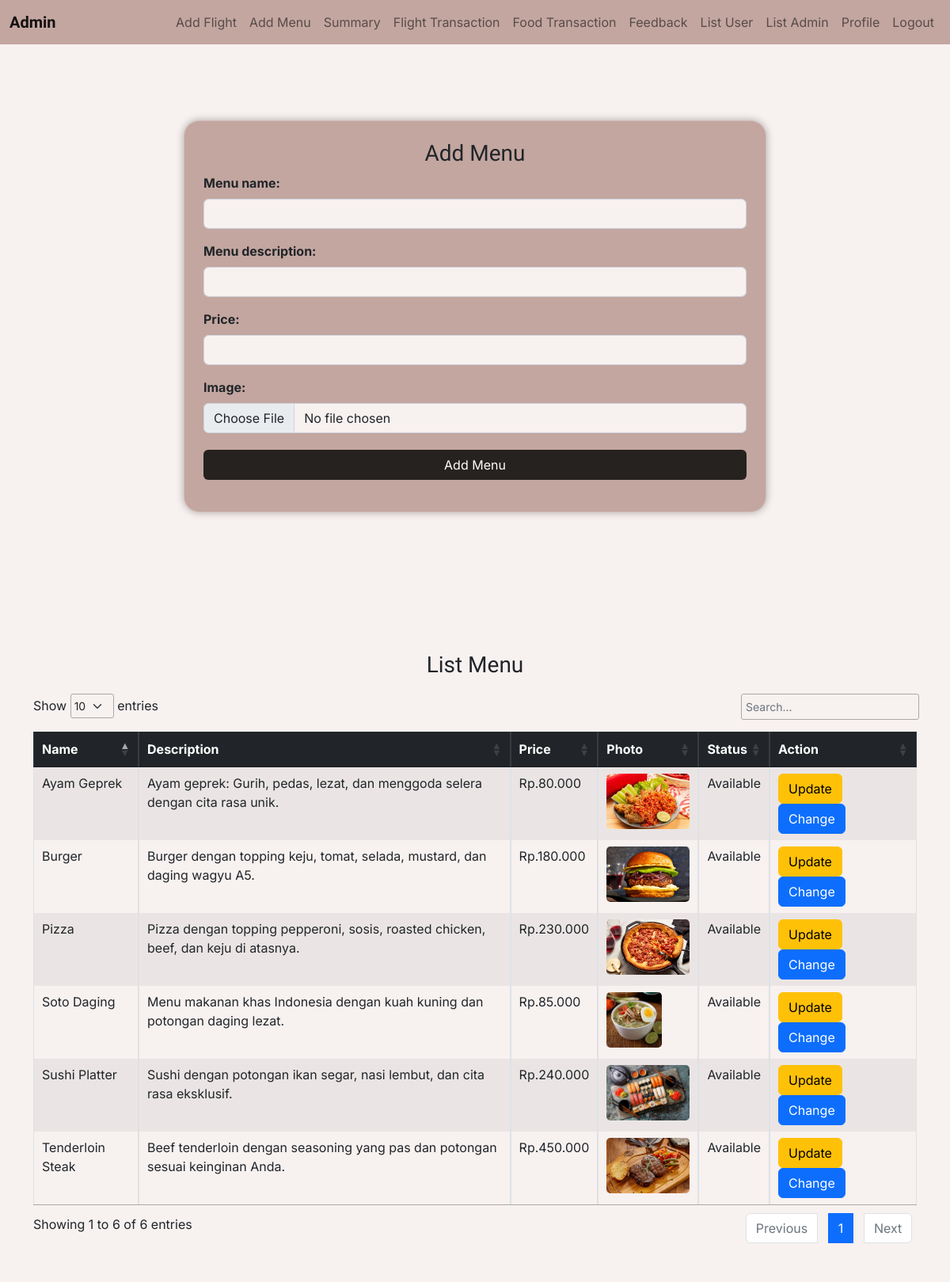
Page /admin/addMenu.php (signed in) on the committed database.
### tables this page shows
CREATE TABLE `food` (
  `id` int(11) NOT NULL,
  `name` varchar(255) NOT NULL,
  `description` text NOT NULL,
  `photo` blob NOT NULL,
  `price` int(11) NOT NULL,
  `status` int(1) NOT NULL
);

### admin/controller.php (called while the page is built, shortened)
<?php
function connectDB()
{
    $host = "localhost";
    $user = "root";
    $pwd = "";
    $database = "project_tekweb";
    $conn = mysqli_connect($host, $user, $pwd, $database) or die("Error Connecting");
    return $conn;
}
function getFoodData()
{
    $conn = connectDB();
    $query = "SELECT * FROM food";
    return mysqli_query($conn, $query);
}

### admin/addMenu.php (the view, shortened to what this page needs)
<?php include_once("controller.php");
ob_start(); ?>
<!doctype html>
<html lang="en">
<head>
    <link href="https://cdn.jsdelivr.net/npm/bootstrap@5.2.3/dist/css/bootstrap.min.css" rel="stylesheet">
    <link rel="stylesheet" href="https://cdn.datatables.net/1.13.6/css/jquery.dataTables.min.css">
    <link rel="stylesheet" href="https://cdn.datatables.net/responsive/2.2.9/css/responsive.dataTables.min.css">
</head>
<body>
    <?php include "navbar.php"; ?>
    <div class="container">
        <div class="row justify-content-center my-5">
            <div class="col-12 col-lg-8">
                <div class="card p-4 my-5">
                    <h3 style="text-align: center" class="font-goblin">Add Menu</h3>
                    <form method="post" enctype="multipart/form-data">
                        <div class="mb-3">
                            <label for="name" class="form-label">Menu name:</label>
                            <input class="form-control" type="text" name="name" id="name" required>
                        </div>
                        <div class="mb-3">
                            <label for="description" class="form-label">Menu description:</label>
                            <input class="form-control" type="text" name="description" id="description" required>
                        </div>
                        <div class="mb-3">
                            <label for="price" class="form-label">Price:</label>
                            <input class="form-control" type="number" name="price" id="price" required>
                        </div>
                        <div class="mb-3">
                            <label for="image" class="form-label">Image:</label>
                            <input class="form-control" type="file" name="image" id="image" accept="image/*" required>
                        </div>
                        <div class="mb-3">
                            <button class="add btn" style="width: 100%; background-color:#262220; color:white; margin-top:5px" type="submit" name="add">Add Menu</button>
                        </div>
                    </form>
                </div>
            </div>
        </div>
        <div class="row justify-content-center">
            <div class="col-12">
                <h3 class="font-goblin" style="text-align: center; margin-top: 80px; margin-bottom: 20px;">List Menu
                </h3>
            </div>
        </div>
        <div class="row" style="margin-bottom: 75px;">
            <table id="menu" class="table table-striped table-bordered" style="width: 100%">
                <thead class="table-dark">
                    <tr>
                        <th data-sort="name">Name</th>
                        <th data-sort="description">Description</th>
                        <th data-sort="price">Price</th>
                        <th data-sort="photo">Photo</th>
                        <th>Status</th>
                        <th class="col-2">Action</th>
                    </tr>
                </thead>
                <tbody>
                    <?php
                    $allData = getFoodData();
                    while ($data = $allData->fetch_assoc()) :
                        $id = $data['id'];
                        $price = $data['price'];
                        $status = $data['status'];
                        $photo = $data['photo'];
                        if (strpos($photo, 'http') === false) {
                            $photo = 'uploads/' . $photo;
                        }
                        echo "<tr>
                                <td>" . $data['name'] . "</td>
                                <td>" . $data['description'] . "</td>
                                <td> Rp." . number_format($price, 0, ',', '.') . "</td>
                                <td> <img class='image-height' src=" . $photo . " </td>
                                <td class='status-cell'>" . ($status == 0 ? 'Available' : 'Not Available') . "</td>
                                <td>";
                    ?>
                        <form method='post' class='status-form'>
                            <button type='button' class='btn btn-warning' data-bs-toggle='modal' data-bs-target='#updateModal<?= $id ?>'>Update</button>
                            <button class='change-status-btn btn btn-primary' data-menu-id='<?= $id ?>' data-current-status='<?= $status ?>'>Change</button>
                        </form>
                        </td>
                        </tr>
                    <?php
                    endwhile;
                    ?>
                </tbody>
            </table>
        </div>
    </div>
</body>
</html>

### admin/addMenu.php (style rules this page uses)
body { background-color: #F7F1F0; font-family: 'Inter', sans-serif; }
.font-goblin { font-family: 'Goblin One', cursive !important; }
.card { background-color: #C3A6A0; border: 1px solid rgba(255, 255, 255, .25); border-radius: 20px; box-shadow: 0 0 10px 1px rgba(0, 0, 0, 0.25); backdrop-filter: blur(15px); }
.form-control { background-color: #F7F1F0; }
.form-label { font-weight: bold; }
.image-height { height: 70px; border-radius: 5px; }

### rows in the picture
food: name "Burger", description "Burger dengan topping keju, tomat, selada, mustard, dan daging wagyu A5.", price "180.000", shows a picture, status "Available"
food: name "Pizza", description "Pizza dengan topping pepperoni, sosis, roasted chicken, beef, dan keju di atasnya.", price "230.000", shows a picture, status "Available"
food: name "Soto Daging", description "Menu makanan khas Indonesia dengan kuah kuning dan potongan daging lezat.", price "85.000", shows a picture, status "Available"
food: name "Tenderloin Steak", description "Beef tenderloin dengan seasoning yang pas dan potongan sesuai keinginan Anda.", price "450.000", shows a picture, status "Available"
food: name "Ayam Geprek", description "Ayam geprek: Gurih, pedas, lezat, dan menggoda selera dengan cita rasa unik.", price "80.000", shows a picture, status "Available"
food: name "Sushi Platter", description "Sushi dengan potongan ikan segar, nasi lembut, dan cita rasa eksklusif.", price "240.000", shows a picture, status "Available"
